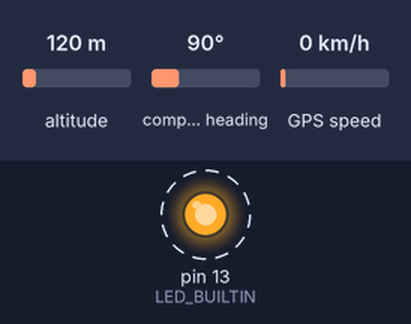
The sketch below on a simulated Arduino Uno, built with avr-gcc and run on an emulated ATmega328P. Parts: output pins drawn as LEDs (lit = HIGH). Dashed ring = blinking. The inputs (shaded band) are chosen by the test bench; at power-on: altitude 120 m, compass heading 90°, GPS speed 0 km/h. The GPS gets a fix after 3 s at 37.7749, -122.4194 with 8 satellites; what the sketch prints to the serial monitor is not drawn.

Above: at 7.1 s.
7.2 s: altitude set to 20 m
Timing chart, 0 to 35.2 s (numbered marks = the images above; inputs shaded):
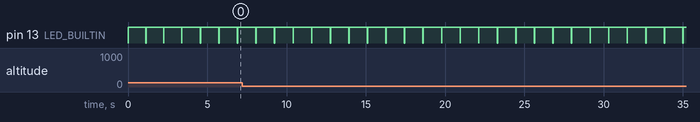

Measured:
- by itself, pin 13 (LED_BUILTIN): alternates HIGH for 1.1 s and LOW for 0.02 s

The sketch:

NEO6m_GPS_with_nodemcu.ino
```cpp
#include <TinyGPS++.h>
#include <SoftwareSerial.h>

// Choose two Arduino pins to use for software serial
int RXPin = 4;
int TXPin = 5;
int now=0;
int GPSBaud = 9600;

// Create a TinyGPS++ object
TinyGPSPlus gps;


// Create a software serial port called "gpsSerial"
SoftwareSerial gpsSerial(RXPin, TXPin);

void setup()
{
  // Start the Arduino hardware serial port at 9600 baud
  Serial.begin(9600);

  // Start the software serial port at the GPS's default baud
  gpsSerial.begin(GPSBaud);
  pinMode(LED_BUILTIN, OUTPUT);
  digitalWrite(LED_BUILTIN, HIGH);

}

void loop()
{
  // This sketch displays information every time a new sentence is correctly encoded.
  while (gpsSerial.available() > 0)
    if (gps.encode(gpsSerial.read()))
    digitalWrite(LED_BUILTIN, HIGH);
      displayInfo();
      delay(100);
      digitalWrite(LED_BUILTIN, LOW);

  // If 5000 milliseconds pass and there are no characters coming in
  // over the software serial port, show a "No GPS detected" error
  if (millis() % 5000 == 0 && gps.charsProcessed() < 10)
  {
    Serial.println("No GPS detected");
    now=millis();
    digitalWrite(LED_BUILTIN, HIGH);
  }
}

void displayInfo()
{
  if (gps.location.isValid())
  {
    Serial.print("Latitude: ");
    Serial.println(gps.location.lat(), 6);
    Serial.print("Longitude: ");
    Serial.println(gps.location.lng(), 6);
    Serial.print("Altitude: ");
    Serial.println(gps.altitude.meters());
  }
  else
  {
    Serial.println("Location: Not Available");
  }

  Serial.print("Date: ");
  if (gps.date.isValid())
  {
    Serial.print(gps.date.month());
    Serial.print("/");
    Serial.print(gps.date.day());
    Serial.print("/");
    Serial.println(gps.date.year());
  }
  else
  {
    Serial.println("Not Available");
  }

  Serial.print("Time: ");
  if (gps.time.isValid())
  {
    if (gps.time.hour() < 10) Serial.print(F("0"));
    Serial.print(gps.time.hour());
    Serial.print(":");
    if (gps.time.minute() < 10) Serial.print(F("0"));
    Serial.print(gps.time.minute());
    Serial.print(":");
    if (gps.time.second() < 10) Serial.print(F("0"));
    Serial.print(gps.time.second());
    Serial.print(".");
    if (gps.time.centisecond() < 10) Serial.print(F("0"));
    Serial.println(gps.time.centisecond());
  }
  else
  {
    Serial.println("Not Available");
  }

  Serial.println();
  Serial.println();
  delay(1000);
}
```
